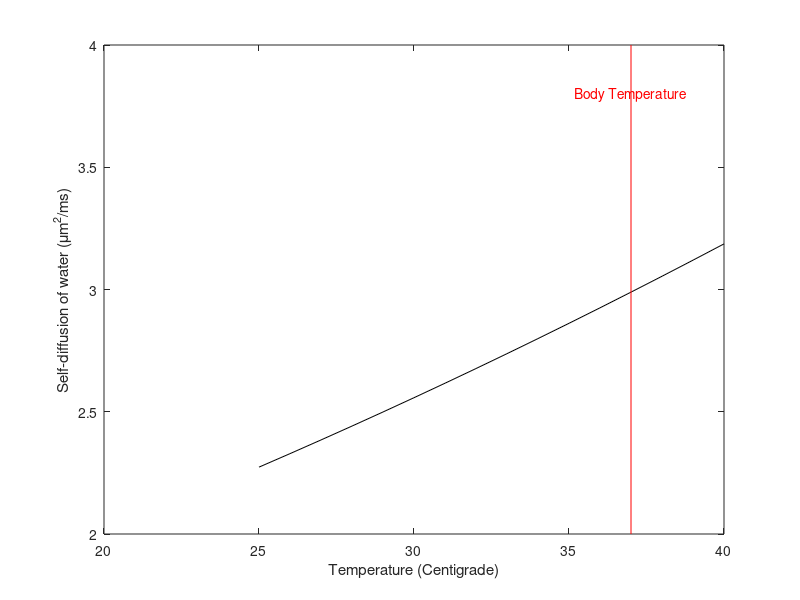

Source code (MATLAB): (Note: a time limit stopped this script after it produced the figure.)
%%%%%%%%%%%%%%%%%%%%%%%%%%%%%%%%%%%%%%%%%%%%%%%%%%%%%%%%%
%
% Class:     Psych 204B
% Tutorial:  DWI
% Author:    Dougherty
% Date:      2010.10.31
% Duration:  45 minutes
% Copyright:  Stanford University, Robert F. Dougherty
%
%%%%%%%%%%%%%%%%%%%%%%%%%%%%%%%%%%%%%%%%%%%%%%%%%%%%%%%%%
% Purpose: 
%
% The purpose of this tutorial is to illustrate the nature of the data
% acquired in a diffusion tensor imaging scan.  The new statistical issues
% involved in analyzing these data, and the computational methods that are
% available for interpreting these data, are also introduced.


%% Self-diffusion of water
%
% The self-diffusion coefficient of water (in micrometers^2/millisecond) is
% dependent on the temperature and pressure. Several groups have derived
% quantitative descriptions of the relationship between temperature,
% pressure, and the diffusion coefficient of water. Here we use the formula
% presented in:
%   Krynicki, Green & Sawyer (1978) Pressure and temperature dependence of 
%   self-diffusion in water. Faraday Discuss. Chem. Soc., 66, 199 - 208.
% Also see http://www.lsbu.ac.uk/water/explan5.html and Mills (1973)
% Self-Diffusion in Normal and Heavy Water. JPhysChem 77(5), pg. 685 - 688.

% Standard atmospheric pressure at sea level, in kilo Pascals (kPa):
P = 101.325;

% Let's define a function that implements the Krynicki formula. This will
% return the self-diffusion of water (in micrometers^2/millisec) given the
% temperature T (in Centigrade) and the pressure P (in kPa).
selfDiffusionOfWater = @(T,P) 12.5 .* exp(P*-5.22*10^-6) .* sqrt(T+273.15) .* exp(-925.*exp(P.*-2.6.*10^-6)./(T+273.15-(95+P.*2.61.*10^-4)));

% The self-diffusion of water at body temperature and standard pressure is:
selfDiffusionOfWater(37,P)

% Let's plot D for a biologically meaningful range of temperatures
T = [25:40];
D = selfDiffusionOfWater(T,P);
figure(1);
plot(T, D, 'k');
xlabel('Temperature (Centigrade)');
ylabel('Self-diffusion of water (\mum^2/ms)')

line([37 37], [2 4], 'color', 'r');
text(37, 3.8, 'Body Temperature', 'HorizontalAlignment', 'center','color','r');

%%%%%%%%%%%%%%%%%%%%%%%%%%%
% ***** Question 1: ***** %
%%%%%%%%%%%%%%%%%%%%%%%%%%%
%
% a. The average atmospheric pressure in Denver Colorado is about 84 kPa. 
%    What is the difference (in percent) between the self-diffusion
%    coefficient of water at body temperature in Denver compared to 
%    Palo Alto, which is about at sea level?
% b. Suppose you are running a fever of 40 deg Centigrade. Compared to 
%    someone without a fever, how much higher (in percent) is the water 
%    diffusion coefficient in your body?
%

%% Brownian motion
%
% Here we simulated the brownian motion in a small chunk of tissue.
% The size of the simulated voxel, in micrometers:
voxelSize = 50.0;
% Define the time-step (in milliseconds):
timeStep = 0.02;
% The number of time-steps:
nTimeSteps = 100;
% The ADC (in micrometers^2/millisecond)
ADC = 2.0;
% The number of particles to simulate:
numParticles = 500;
% Should we add the barriers? If so, set the barrier spacing here. Set this
% to 0 for no barriers.
barrierSpacing = 10;
totalTime = 0;

% Now initialize the figure:
axLims = [-voxelSize/2 voxelSize/2];
figure(2); clf;
xlabel('X position (micrometers)');
ylabel('Y position (micrometers)');
axis square;
axis([axLims axLims]);
set(gca,'ALimMode','manual','XTick',[axLims(1):10:axLims(end)],'YTick',[axLims(1):10:axLims(end)]);

% Place some particles randomly distributed in the volume
% (Note: to sample a circle uniformly, we need to take sqrt(r) to get more
% points at the larger radii.)
r = sqrt(rand(numParticles,1))*voxelSize/2;
[x,y] = pol2cart(rand(numParticles,1)*2*pi, r);
startPos = [x,y];
curPos = startPos;
hold on;
for(p=1:numParticles)
	ph(p) = plot(curPos(p,1), curPos(p,2), '.','markerSize',12);
end
if(barrierSpacing>0)
    curCompartment = floor(curPos(:,2)/barrierSpacing);
    compartments = unique(curCompartment);
    for(ii=1:numel(compartments))
        line(axLims,[compartments(ii)*barrierSpacing compartments(ii)*barrierSpacing],'color',[.7 .7 .8]);
    end
    cmap = hsv(numel(compartments));
    for(p=1:numParticles)
        set(ph(p), 'color', cmap(curCompartment(p)==compartments,:));
    end
end
hold off;
grid on;
ah = gca;

%% Run the diffusion simulation
%
for(ti=1:nTimeSteps)
    % Update all the particle positions given the ADC. The diffusion
    % equation tells us that the final position of a particle moving in
    % Brownian motion can be described by a Gaussian distribution
    % with a standard deviation of sqrt(ADC*timeStep). The following lines
    % will update the current particle position by drawing numbers from a
    % Gaussian with this standard deviation.
    d = randn(numParticles,2)*sqrt(2*ADC*timeStep);
    newPos = curPos+d;
    if(barrierSpacing>0)
        curCompartment = floor(curPos(:,2)/barrierSpacing);
        newCompartment = floor(newPos(:,2)/barrierSpacing);
        reflectTheseParticles = newCompartment~=curCompartment;
        % A simple hack to approximate particles reflecting off the impermeable barrier
        newPos(reflectTheseParticles,2) = curPos(reflectTheseParticles,2) - d(reflectTheseParticles,2);
    end
    curPos = newPos;
    % Draw the particles in their new positions:
    for(p=1:numParticles)
        set(ph(p), 'XData', curPos(p,1), 'YData', curPos(p,2));
    end
    % To avoid biasing our ADC estimates with edge effects, we allow
    % particles to move outside of our simulated voxel.
    set(get(ah,'Title'),'String',sprintf('elapsed time: %5.1f ms',timeStep*ti));
    % Pause is specified in seconds, so the following will play the movie
    % about 1000 times slower than reality.
    pause(timeStep-.01);
    totalTime = totalTime + timeStep;
end

% Show where each particle came from:
hold on;
for(p=1:numParticles)
	sh(p) = plot([startPos(p,1) curPos(p,1)], [startPos(p,2) curPos(p,2)], '-', 'color', [.9 .9 .9]);
end
hold off;

%%
%%%%%%%%%%%%%%%%%%%%%%%%%%%
% ***** Question 2: ***** %
%%%%%%%%%%%%%%%%%%%%%%%%%%%
%
% a. What is the average position change (startPos-curPos) of each particle?
% b. What is the average distance that each particle moved? (Hint: compute
%    the Euclidean distance that each moved.)
%

% By comparing the particle ending positions (in curPos) with their
% starting positions (in startPos), we can compute the diffusion tensor.
% This is essentially just a 2-d Gaussian fit to the position differences,
% computied using Matlab's covariance function (cov). We also need to
% normalize the positions by the total time that we diffused.
Dt = cov(startPos-curPos,1)./(2*totalTime)
% The eigensystem of the diffusion tensor describes an isoprobability
% ellipse through the data points. 
[vec,val] = eig(Dt);
estimatedADC = diag(val)'
principalDiffusionDirection = vec(2,:)

%%
%%%%%%%%%%%%%%%%%%%%%%%%%%%
% ***** Question 3: ***** %
%%%%%%%%%%%%%%%%%%%%%%%%%%%
% 
% a. Run the simulation with and without barriers by adjusting the
%    'barrierSpacing' variable. How does the diffusion tensor change?
% b. Adjust the barrier spaceing. What effect does this have on the
%    princpal diffusion direction? On the estimatedADC values?
% c. With barriers in place, reduce the number of time steps (nTimeSteps).
%    How does this affect the estimatedADC values? Explore the interaction
%    between the barrier spacing and the number of time steps.
%

%% End
